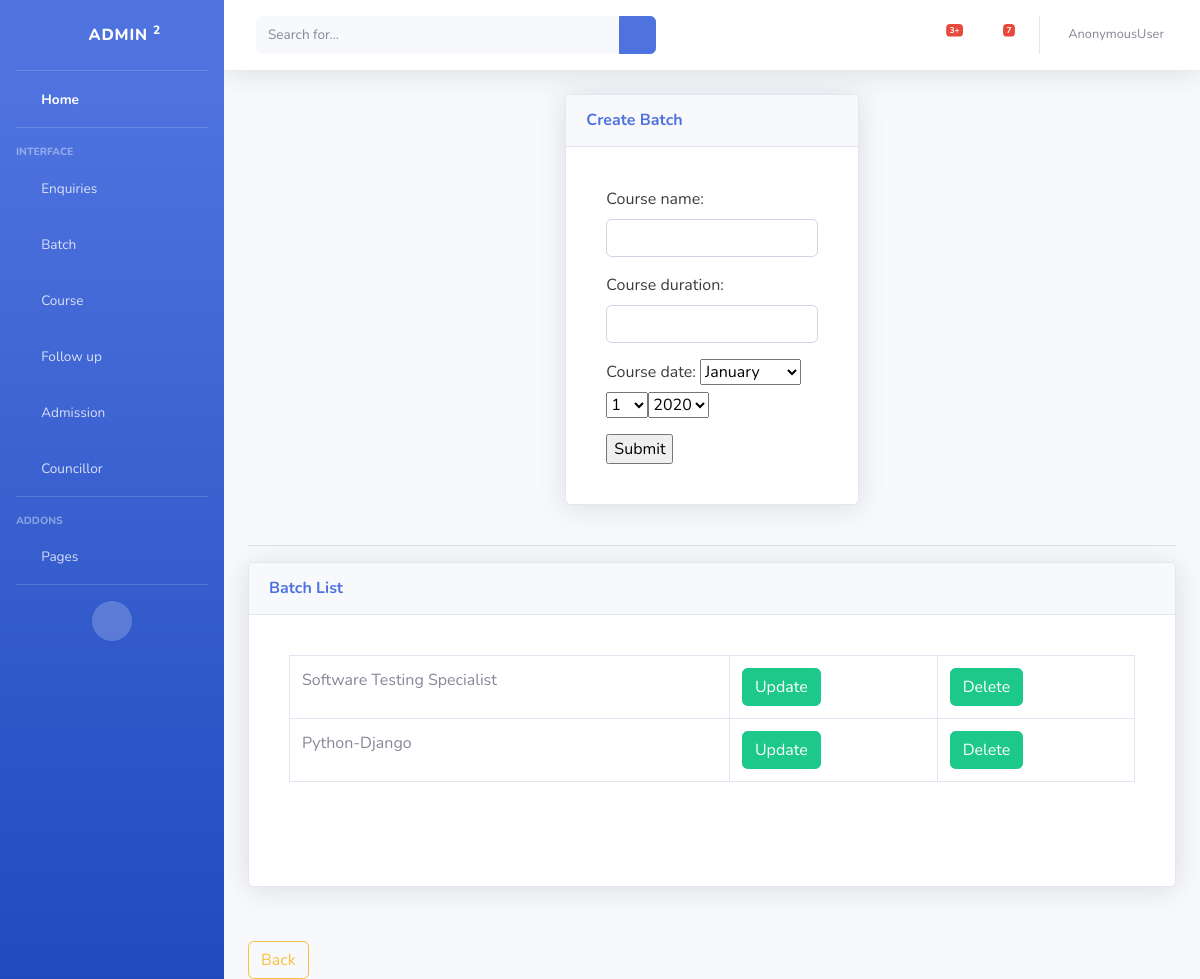
The page /enquiry/addcourse on the database its author committed.
### enq/models.py (models this page shows, shortened)
class Course(models.Model):
    course_name=models.CharField(max_length=120,unique=True)
    course_duration=models.CharField(max_length=50)
    course_date=models.DateField()

### enq/views.py (the view, shortened to what this page needs)
# urls.py: path('addcourse',AddCourse.as_view(),name="addcourse"),
class AddCourse(TemplateView):
    model=Course
    template_name = "course/course_add.html"
    form_class=CourseFrm
    def get(self, request, *args, **kwargs):
        qs=Course.objects.all()
        form=self.form_class
        context={}
        context["form"]=form
        context["courses"]=qs
        return render(request,self.template_name,context)

### enq/templates/course/course_add.html (shortened to what this page needs)
<!DOCTYPE html>
{% extends 'enq/base1.html' %}
{% block content %}
<div class="row ">
        <div class="col-lg"></div>
         <div class="col-lg">
<div class="card shadow mb-4">
    <div class="card-header py-3">
      <h6 class="m-0 font-weight-bold text-primary">Create Batch</h6>
    </div>
        <div class="card-body">
            <div class="card-body">
          <div class="table-responsive1">
            <form method="post" >
                {{form.as_p}}
                <input type="submit">
            </form>
          </div>
            </div>
        </div>
</div>
     </div>
         <div class="col-lg"></div>
</div>
            <hr>
              <div class="card shadow mb-4">
    <div class="card-header py-3">
      <h6 class="m-0 font-weight-bold text-primary">Batch List</h6>
    </div>
        <div class="card-body">
            <div class="card-body">
          <div class="table-responsive">
            <table class="table table-bordered" id="dataTable" width="100%" cellspacing="0">
                <tbody>
                    {% for course in courses %}
    <tr>
        <td>{{course.course_name}}</td>
        <td><a href="{%url 'courseupdate' course.id%}" class="btn btn-success">Update</a></td>
        <td><a href="{%url 'coursedelete' course.id%}" class="btn btn-success">Delete</a> </td>
    </tr>
{% endfor %}
                </tbody>
            </table><br><br>
          </div>
            </div>
        </div>
</div>
<input type=button class="btn btn-outline-warning" style="margin-top: 30px;" value="Back" onClick="javascript:history.go(-1);">
{% endblock %}

### enq/templates/course/course_add.html (style rules this page uses)
body { color:#3b3d3b; }

### rows shown on the page
Course: course_name "Software Testing Specialist"
Course: course_name "Python-Django"

### other values the page prints
{{ request.user }} "AnonymousUser"
